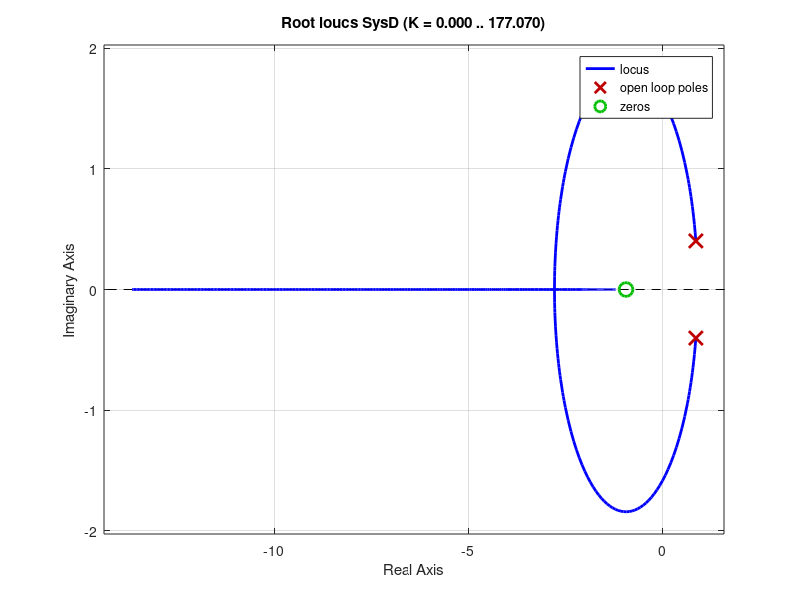

The MATLAB source for this figure: (Note: this script raises an error after producing the figure.)
clc;
clear all;
close all;

Gs=tf(5,[1 1 0]);

Gz=c2d(Gs,0.2);

K=1;

SysD=feedback(Gz*K,1);

rlocus(SysD);

[K_marg,P_marg]=rlocfind(SysD);

K=1;
a=0.3;
b=5;

while(abs(a-b)>1e-7)


    SysD=feedback(Gz*K,1);
    r=pole(SysD);
    rm=max(abs(r));
    if(rm>1)
        b=K;
    else
        a=K;
    end
    
end
